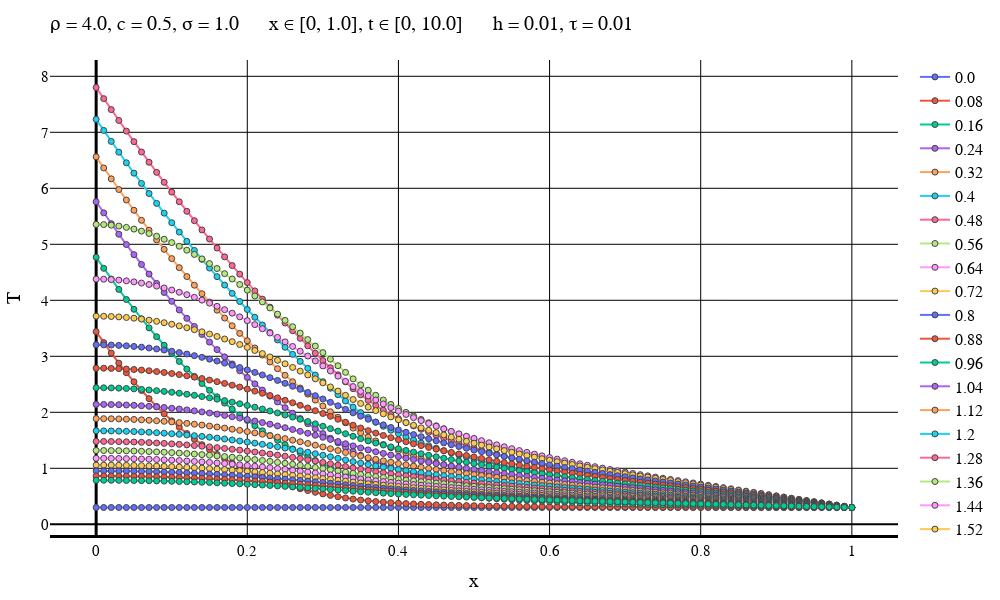

Notebook cell for this chart:
### Markdown cell above
Неявная схема

### Code cell
typeOfScheme = "Backward"

solutionFile = "D:\\Calc_Methods_2\\Lab2\\MixedCondsRightT\\$typeOfScheme\\solution$numOfEq.txt"
dataFile = "D:\\Calc_Methods_2\\Lab2\\MixedCondsRightT\\$typeOfScheme\\data$numOfEq.txt"
intervalFile = "D:\\Calc_Methods_2\\Lab2\\MixedCondsRightT\\$typeOfScheme\\interval$numOfEq.txt"

solutionMatrix = readdlm(solutionFile)
dataVec = readdlm(dataFile)
intervalVec = readdlm(intervalFile);

L = dataVec[3]
timeEnd = dataVec[4]
numOfXIntervals = Int(intervalVec[1])
numOfTIntervals = Int(intervalVec[2])
h = L / numOfXIntervals
τ = timeEnd / numOfTIntervals
if default == true
    plotStep = trunc(Int, timeEnd / (defaultStepParam * τ))
    numOfPlots = numOfTIntervals + 1    
else
    plotStep = firstSteps
    numOfPlots = firstPlots
end
println("Шаг графика: $plotStep")
println("Время последнего графика: $((numOfPlots - 1)*τ)")
makePlot(numOfPlots, plotStep, solutionMatrix, dataVec, intervalVec)
